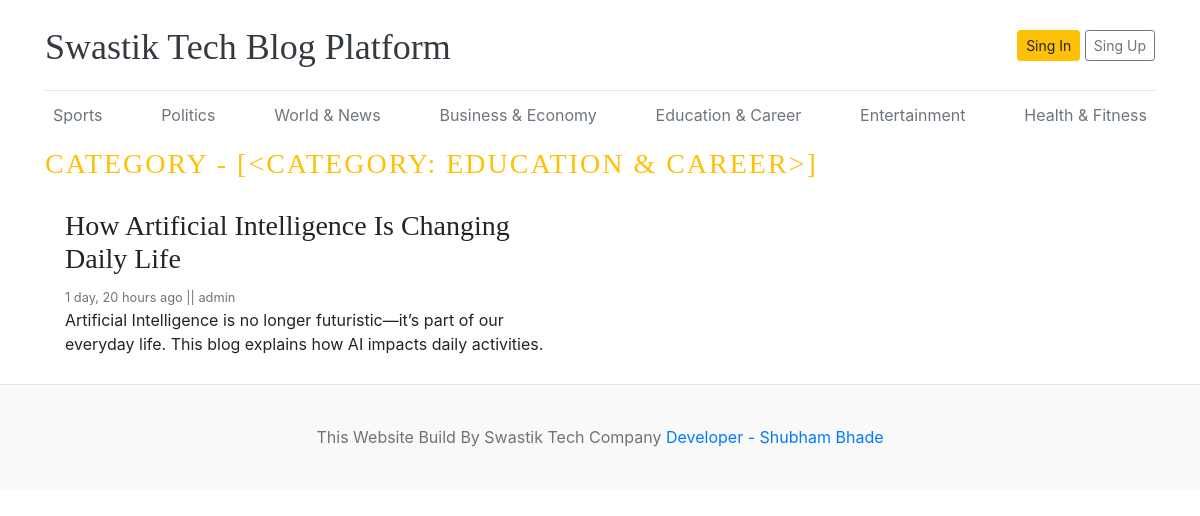
The page /category/5/ on the database its author committed.
### blogs/models.py (models this page shows, shortened)
class Category(models.Model):
    category_name = models.CharField(max_length=50, unique=True)
    created_at = models.DateTimeField(auto_now_add=True)
    updated_at = models.DateTimeField(auto_now=True)
    class Meta:
        verbose_name_plural = 'categories'
    def __str__(self):
        return self.category_name

class Blog(models.Model):
    title = models.CharField(max_length=100)
    slug = models.SlugField(max_length=150, unique= True, blank=True)
    category = models.ForeignKey(Category, on_delete=models.CASCADE)
    author = models.ForeignKey(User, on_delete=models.CASCADE)
    featured_image = models.ImageField(upload_to='uploads/%Y/%m/%d')
    short_description = models.TextField(max_length=500)
    blog_body = models.TextField(max_length=2000)
    status = models.CharField(max_length=50,choices=STATUS_CHOICES, default='Draft')
    is_featured = models.BooleanField(default=False)
    created_at = models.DateTimeField(auto_now_add=True)
    updated_at = models.DateTimeField(auto_now=True)

### blogs/views.py (the view)
# urls.py: path('<int:category_id>/', views.posts_by_category, name='posts_by_category')
def posts_by_category(request, category_id):
    posts = Blog.objects.filter(status='Published', category = category_id)
    category =  get_list_or_404(Category,pk=category_id)
    context = {
        'posts':posts,
        'category':category,
    }
    return render(request,'post_by_category.html', context)

### blogs/context_processors.py (called while the page is built)
def get_categories(request):
    categories = Category.objects.all()
    return dict(categories=categories)

### templates/post_by_category.html (shortened to what this page needs)
{% extends "base.html" %}
{% block content %}
      <h3 class="text-uppercase text-warning" style="letter-spacing: 2px">
        CATEGORY - {{ category }}
      </h3>
      <div class="row mb-2">
        {% if posts %} {% for post in posts %}
        <div class="col-md-6">
          <div class="card border-0">
            <div class="card-body">
              <h3>{{post.title}}</h3>
              <small class="mb-1 text-muted"
                >{{post.created_at | timesince}} ago || {{post.author}}</small
              >
              <p class="card-text">
                {{post.short_description | truncatewords:25}}
              </p>
            </div>
          </div>
        </div>
        {% endfor %} {% else %}
        <p>NO Posts Found</p>
        {% endif %}
      </div>
    </div>
{% endblock %}

### templates/base.html (shortened to what this page needs)
{% load static %}
<!doctype html>
<html lang="en">
  <head>
    <link
      href="https://getbootstrap.com/docs/4.0/dist/css/bootstrap.min.css"
      rel="stylesheet"
    />
    <link href="{%static 'css/blog.css' %}" rel="stylesheet" />
  </head>
  <body>
    <div class="container">
      <header class="blog-header py-3">
        <div class="row flex-nowrap justify-content-between align-items-center">
          <div class="col-8 pt-1">
            <a class="blog-header-logo text-dark" href="/"
              >Swastik Tech Blog Platform</a
            >
          </div>
          <div class="col-4 d-flex justify-content-end align-items-center">
            <a class="btn btn-sm btn-warning" href="#">Sing In</a> &nbsp;
            <a class="btn btn-sm btn-outline-secondary" href="#">Sing Up</a>
          </div>
        </div>
      </header>
      <div class="nav-scroller py-1 mb-2">
        <nav class="nav d-flex justify-content-between">
          {% for cat in categories %}
          <a class="p-2 text-muted" href="{% url 'posts_by_category' cat.id %}">{{cat.category_name}}</a>
          {% endfor %}
        </nav>
      </div>
{% block content %}
{% endblock  %}
 <footer class="blog-footer">
      <p>This Website Build By Swastik Tech Company <a href="#">   Developer - Shubham Bhade</a></p>
    </footer>
  </body>
</html>

### blog_main/static/css/blog.css (style rules this page uses)
.blog-header { border-bottom: 1px solid #e5e5e5; }
.blog-header-logo { font-family: "Playfair Display", Georgia, "Times New Roman", serif ; font-size: 2.25rem; }
h1, h2, h3, h4, h5, h6 { font-family: "Playfair Display", Georgia, "Times New Roman", serif ; }
.blog-footer { padding: 2.5rem 0; color: #727272; text-align: center; background-color: #f9f9f9; border-top: 0.05rem solid #e5e5e5; }
.blog-footer p:last-child { margin-bottom: 0; }

### rows shown on the page
Category: category_name "Sports"
Category: category_name "Politics"
Category: category_name "World & News"
Category: category_name "Business & Economy"
Category: category_name "Education & Career", category_name "[<CATEGORY: EDUCATION & CAREER>]"
Category: category_name "Entertainment"
Category: category_name "Health & Fitness"
Blog: title "How Artificial Intelligence Is Changing Daily Life", created_at "1 day, 20 hours", author "admin", short_description "Artificial Intelligence is no longer futuristic—it’s part of our everyday life. This blog explains how AI impacts daily activities."
